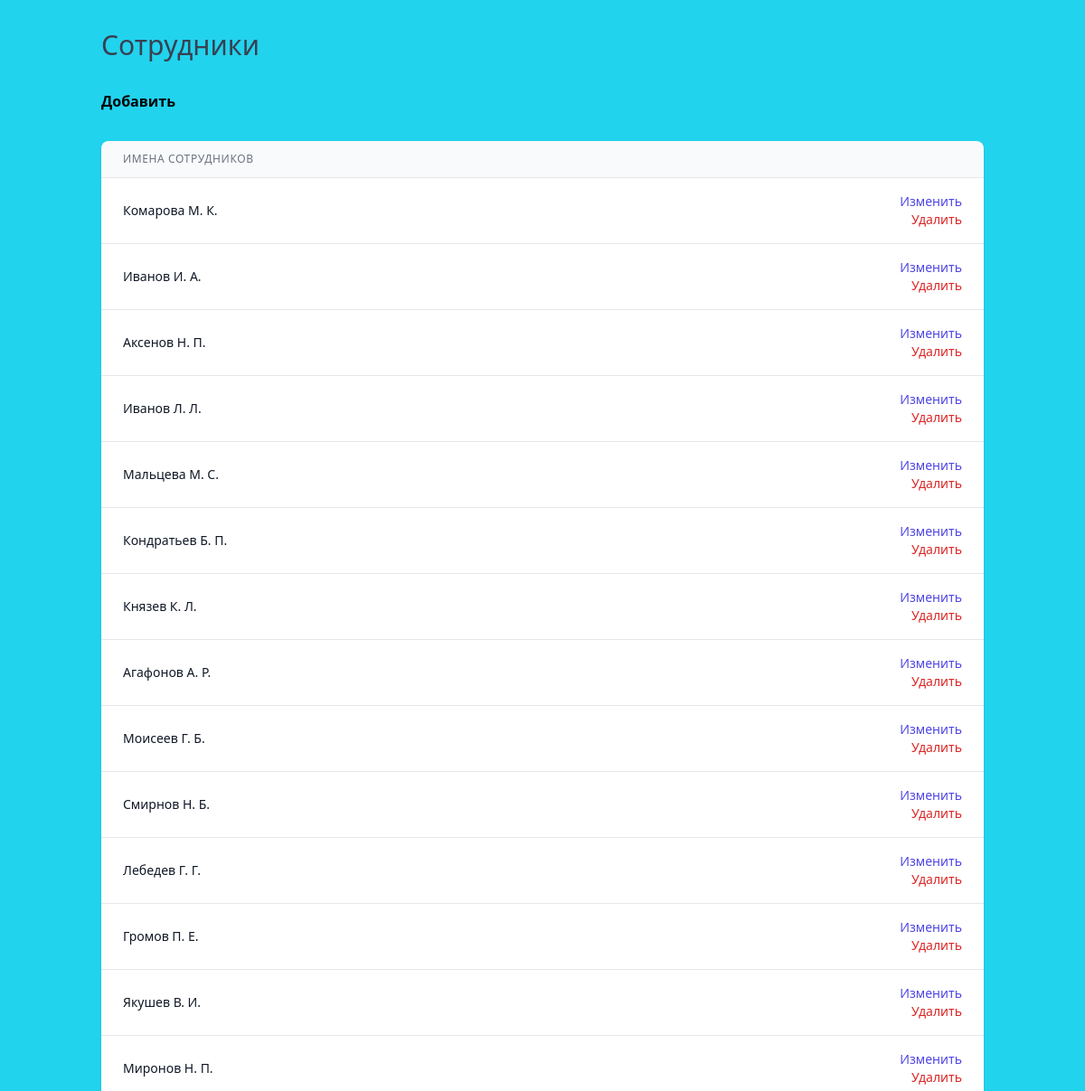
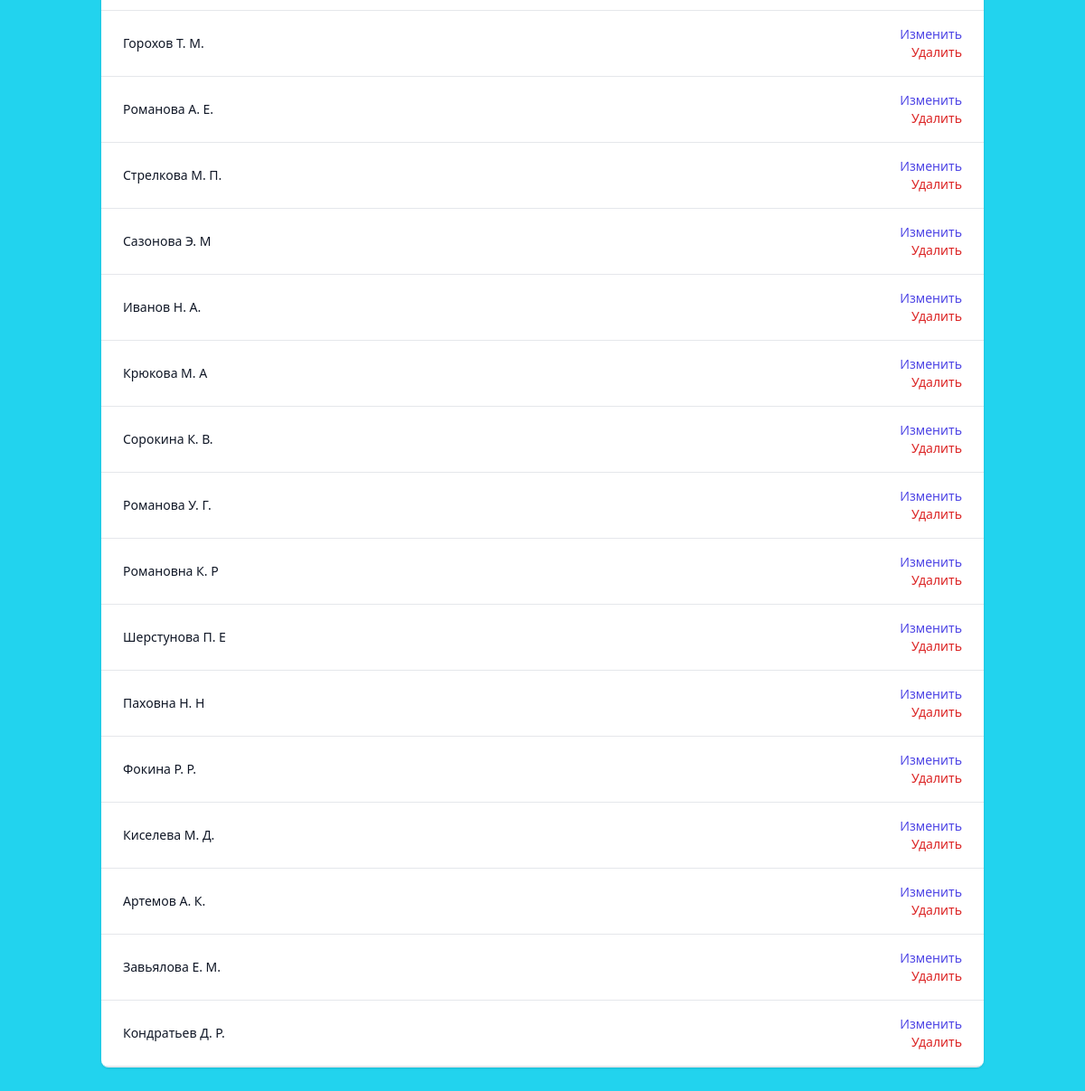
The page /layouts/admin_emp.php on the database its author committed (2 pictures, top to bottom).
### tables this page shows
CREATE TABLE `Employees` (
  `ID_Employees` int(11) NOT NULL,
  `FullName` varchar(255) DEFAULT NULL,
  `Age` int(11) DEFAULT NULL,
  `Gender` varchar(255) DEFAULT NULL,
  `Adress` varchar(255) DEFAULT NULL,
  `PhoneNumber` varchar(255) DEFAULT NULL,
  `PasportData` varchar(255) DEFAULT NULL,
  `ID_Post` int(11) DEFAULT NULL
);

### layouts/admin_emp.php (the view, shortened to what this page needs)
<!DOCTYPE html>
<html lang="en">
<head>
    <script src="https://cdn.tailwindcss.com"></script>
    <link href="../assets/style.css" rel="stylesheet">
</head>
<body>
<main class="flex-1 overflow-x-hidden overflow-y-auto bg-cyan-400">
    <div class="container mx-auto px-6 py-8">
        <h3 class="text-gray-700 text-3xl font-medium">Сотрудники</h3>
        <div class="mt-8">
            <a href="create.php" class="text-black font-bold">Добавить</a>
        </div>
        <div class="flex flex-col mt-8">
            <div class="-my-2 py-2 overflow-x-auto sm:-mx-6 sm:px-6 lg:-mx-8 lg:px-8">
                <div
                        class="align-middle inline-block min-w-full shadow overflow-hidden sm:rounded-lg border-b border-gray-200">
                    <table class="min-w-full">
                        <thead>
                        <tr>
                            <th class="px-6 py-3 border-b border-gray-200 bg-gray-50 text-left text-xs leading-4 font-medium text-gray-500 uppercase tracking-wider">
                                Имена сотрудников</th>
                            <th class="px-6 py-3 border-b border-gray-200 bg-gray-50"></th>
                        </tr>
                        </thead>
                        <tbody class="bg-white">
                        <?php
                        require_once '../db/db.php';
                        $check_emp = mysqli_query($db, "SELECT * FROM `employees`");
                        $employees = mysqli_fetch_all($check_emp);
                        foreach ($employees as $employee) {
                            ?>
                            <tr>
                                <td class="px-6 py-4 whitespace-no-wrap border-b border-gray-200">
                                    <div class="text-sm leading-5 text-gray-900"><?=$employee[1]?></div>
                                </td>
                                <td class="px-6 py-4 whitespace-no-wrap text-right border-b border-gray-200 text-sm leading-5 font-medium">
                                    <a href="update.php?id=<?=$employee[0]?>" class="text-indigo-600 hover:text-indigo-900">Изменить</a><br>
                                    <a href="../db/delete.php?id=<?=$employee[0]?>" class="text-red-600 hover:text-red-900">Удалить</a>
                                </td>
                            </tr>
                            <?php
                        }
                        ?>
                        </tbody>
                    </table>
                </div>
            </div>
        </div>
    </div>
</main>
</body>
</html>

### assets/style.css (style rules this page uses)
th, td { padding: 10px; }

### rows shown on the page
employees: FullName "Комарова М. К."
employees: FullName "Иванов И. А."
employees: FullName "Аксенов Н. П."
employees: FullName "Иванов Л. Л."
employees: FullName "Мальцева М. С."
employees: FullName "Кондратьев Б. П."
employees: FullName "Князев К. Л."
employees: FullName "Агафонов А. Р."
employees: FullName "Моисеев Г. Б."
employees: FullName "Смирнов Н. Б."
employees: FullName "Лебедев Г. Г."
employees: FullName "Громов П. Е."
employees: FullName "Якушев В. И."
employees: FullName "Миронов Н. П."
employees: FullName "Горохов Т. М."
employees: FullName "Романова А. Е."
employees: FullName "Стрелкова М. П."
employees: FullName "Сазонова Э. М"
employees: FullName "Иванов Н. А."
employees: FullName "Крюкова М. А"
employees: FullName "Сорокина К. В."
employees: FullName "Романова У. Г."
employees: FullName "Романовна К. Р"
employees: FullName "Шерстунова П. Е"
employees: FullName "Паховна Н. Н"
employees: FullName "Фокина Р. Р."
employees: FullName "Киселева М. Д."
employees: FullName "Артемов А. К."
employees: FullName "Завьялова Е. М."
employees: FullName "Кондратьев Д. Р."
